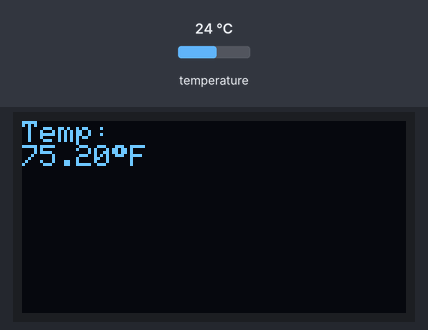
A sketch run on a simulated Arduino Uno, built with avr-gcc and run on an emulated ATmega328P. On the bench: 128×64 one-colour display. The test bench sets the inputs (shaded band); at power-on: temperature 24 °C. What the sketch prints to the serial monitor is not drawn.

Above: at 1.2 s.
1.3 s: temperature set to 12 °C
At 2.3 s:
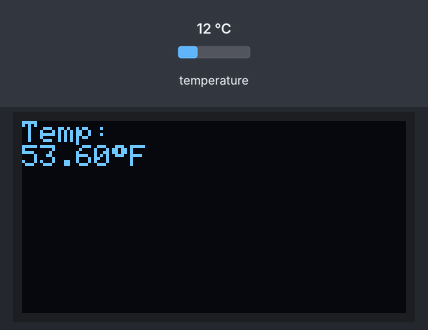
2.9 s: temperature set to 19 °C
At 3.8 s:
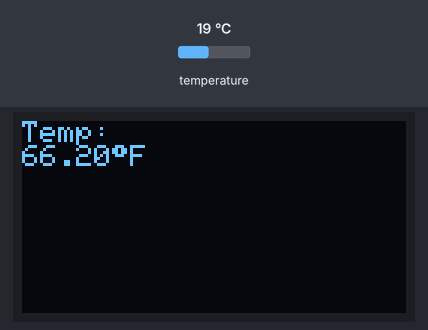
4.7 s: temperature set to 28 °C
At 6.4 s:
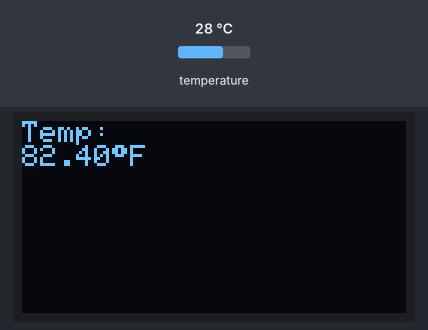
Timing chart, 0 to 7.9 s (numbered marks = the images above; inputs shaded):
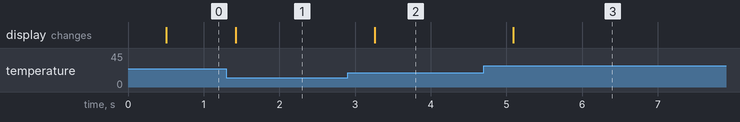

Measured:
- after the input at 1.3 s, the display: changes after 0.12 s (image 1)
- after the input at 2.9 s, the display: changes after 0.36 s (image 2)
- after the input at 4.7 s, the display: changes after 0.39 s (image 3)

The sketch:

TEMP+OLED.ino
```cpp
#include <Wire.h>
#include <OneWire.h>
#include <DallasTemperature.h>
#include <Adafruit_SSD1306.h>

#define ONE_WIRE_BUS 2                // DS18B20 data wire is connected to input 2
#define OLED_RESET 4                  // Adafruit needs this but we don't use for I2C

DeviceAddress thermometerAddress;     // custom array type to hold 64 bit device address

Adafruit_SSD1306 display(OLED_RESET); // create a display instance
OneWire oneWire(ONE_WIRE_BUS);        // create a oneWire instance to communicate with temperature IC
DallasTemperature tempSensor(&oneWire);  // pass the oneWire reference to Dallas Temperature


void setup()   {

  Serial.begin(9600);

  display.begin(SSD1306_SWITCHCAPVCC, 0x3C);  // initialize with the I2C address of the display
  display.clearDisplay();                     // clear the display buffer
  display.display();                          // update display

  Serial.println("DS18B20 Temperature IC Test");
  Serial.println("Locating devices...");
  tempSensor.begin();                         // initialize the temp sensor

  if (!tempSensor.getAddress(thermometerAddress, 0))
    Serial.println("Unable to find Device.");
  else {
    Serial.print("Device 0 Address: ");
    printAddress(thermometerAddress);
    Serial.println();
  }

  tempSensor.setResolution(thermometerAddress, 11);      // set the temperature resolution (9-12)
}


void loop() {

  tempSensor.requestTemperatures();                      // request temperature sample from sensor on the one wire bus
  displayTemp(tempSensor.getTempC(thermometerAddress));  // show temperature on OLED display

  delay(500);                                            // update readings every half a second
}

void displayTemp(float temperatureReading) {             // temperature comes in as a float with 2 decimal places

  // set up OLED text size and print the temperature data
  display.clearDisplay();
  display.setTextSize(1);
  display.setTextColor(WHITE);
  display.setCursor(0, 0);
  display.println("Temp:");
  display.print(DallasTemperature::toFahrenheit(temperatureReading), 2); // rounded to 1 decimal place
  display.print((char)247);                                              // degree symbol
  display.println("F");
  Serial.print(DallasTemperature::toFahrenheit(temperatureReading));     // serial debug output
  Serial.print("°");
  Serial.println("F");

  display.display();                    // update the OLED display with all the new text
}


// print device address from the address array
void printAddress(DeviceAddress deviceAddress)
{
  for (uint8_t i = 0; i < 8; i++)
  {
    if (deviceAddress[i] < 16) Serial.print("0");
    Serial.print(deviceAddress[i], HEX);
  }
}
```
